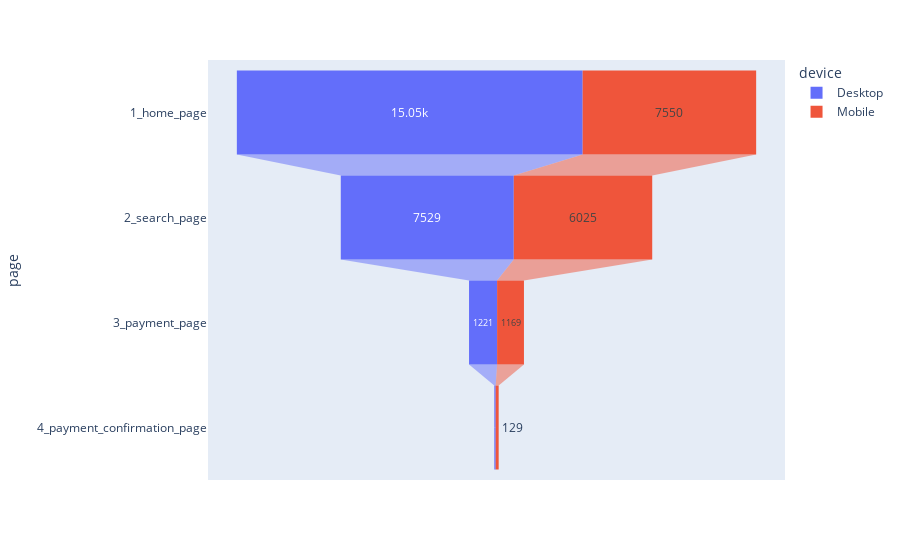
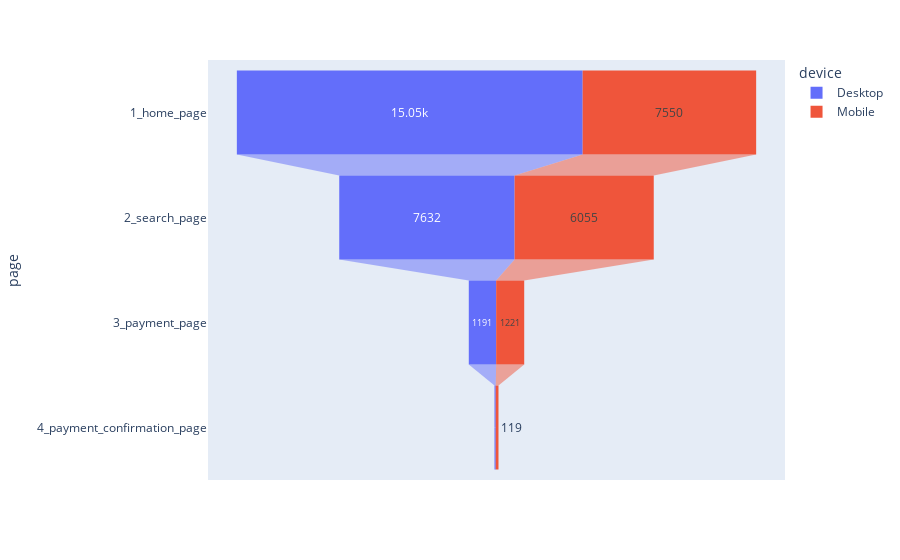
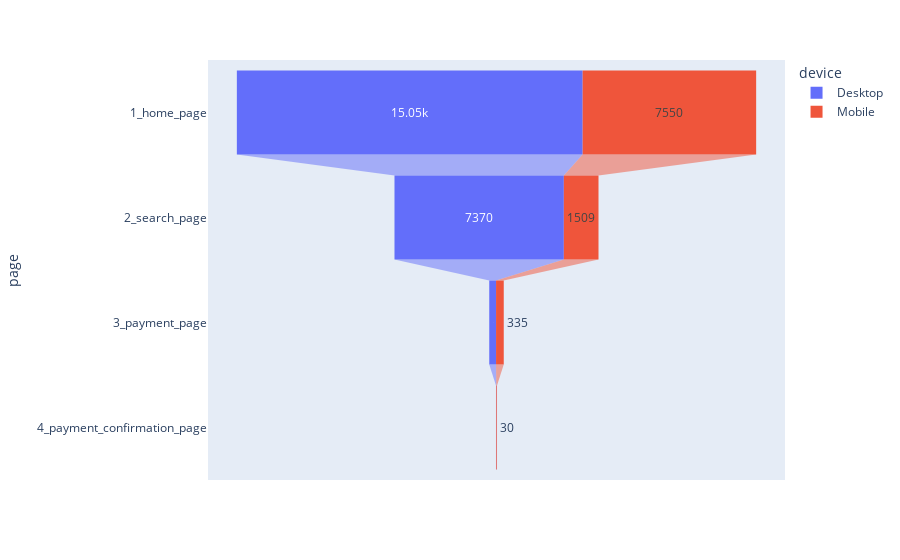
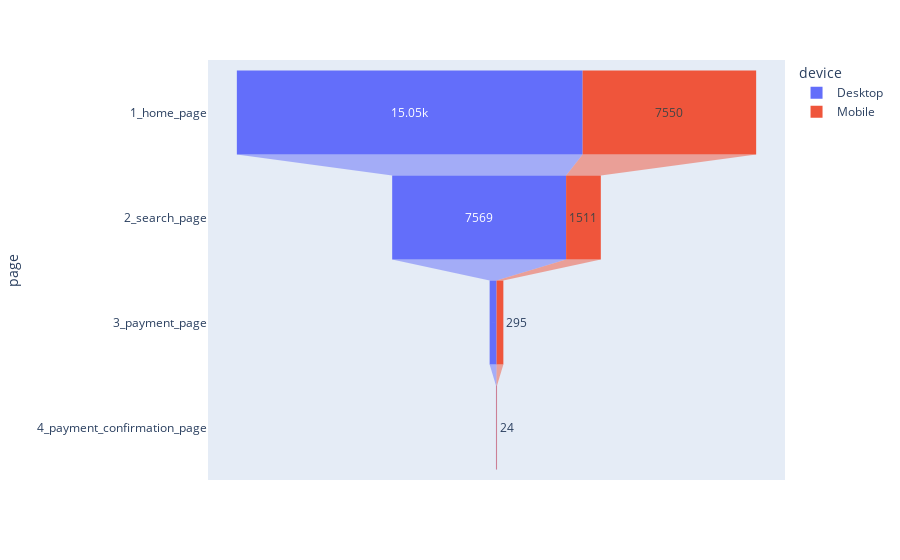

Source (notebook cell) for these figures, in order:
### Code cell
from csv import reader as reader
from sys import path as path
import plotly.express as px
import pandas as pd

path = path[0]


def get_data():
    with open(path + '/click_stream3.csv', 'r') as csv_file:
        csv_reader = reader(csv_file)
        data = []
        for row in csv_reader:
            data.append(list(row))

    dict_keys = [[], [], [], [], []]
    for i in range(len(data)):
        data[i][2] = data[i][2][:7]
        for j in range(len(data[0])):
            dict_keys[j].append(data[i][j])

    for i, item in enumerate(dict_keys):
        dict_keys[i] = sorted(list(set(item)))

    dict_keys = dict_keys[1:]
    return data, dict_keys


def count_clicks(*args):
    count = 0
    list_check = list(args[:1])
    colums = list(args[1:])
    for i in range(len(list_check[0])):
        count2 = 0
        for arg in range(len(colums)):
            if colums[arg] in list_check[0][i]:
                count2 += 1
        if count2 == len(colums):
            count += 1
    return count


# для удобства:
# dict_keys[0] - страница ('1_home_page', '2_search_page', '3_payment_page', '4_payment_confirmation_page')
# dict_keys[1] - месяц ('2015-01', '2015-02', '2015-03', '2015-04')
# dict_keys[2] - устройство ('Desktop', 'Mobile')
# dict_keys[3] - пол ('Female', 'Male')

def set_data():
    temp_list = get_data()
    data = temp_list[0]
    dict_keys = temp_list[1]
    pages = dict_keys[0]
   

    for i in range(4):
        number1 = []
        number2 = []
        for j in range(4):
            number1.append(count_clicks(data, dict_keys[0][j], dict_keys[2][0], dict_keys[1][i]))
            number2.append(count_clicks(data, dict_keys[0][j], dict_keys[2][1], dict_keys[1][i]))
        

        desktop = pd.DataFrame(dict(number=number1, page=pages))
        desktop['device'] = 'Desktop'
        mobile = pd.DataFrame(dict(number=number2, page=pages))
        mobile['device'] = 'Mobile'
        device = pd.concat([desktop, mobile], axis=0)
        fig = px.funnel(device, x='number', y="page", color='device')
        fig.show()


set_data()

### Figure 1 — Plotly figure (JSON) as saved in the notebook; plotly's stock layout.template omitted (floating-point values rounded to 4 significant figures)
{"data": [{"hovertemplate": "device=Desktop<br>number=%{x}<br>page=%{y}<extra></extra>", "legendgroup": "Desktop", "marker": {"color": "#636efa"}, "name": "Desktop", "orientation": "h", "showlegend": true, "type": "funnel", "x": [15050, 7529, 1221, 60], "xaxis": "x", "y": ["1_home_page", "2_search_page", "3_payment_page", "4_payment_confirmation_page"], "yaxis": "y"}, {"hovertemplate": "device=Mobile<br>number=%{x}<br>page=%{y}<extra></extra>", "legendgroup": "Mobile", "marker": {"color": "#EF553B"}, "name": "Mobile", "orientation": "h", "showlegend": true, "type": "funnel", "x": [7550, 6025, 1169, 129], "xaxis": "x", "y": ["1_home_page", "2_search_page", "3_payment_page", "4_payment_confirmation_page"], "yaxis": "y"}], "layout": {"legend": {"title": {"text": "device"}, "tracegroupgap": 0}, "margin": {"t": 60}, "xaxis": {"anchor": "y", "domain": [0, 1], "title": {"text": "number"}}, "yaxis": {"anchor": "x", "domain": [0, 1], "title": {"text": "page"}}}}

### Figure 2 — Plotly figure (JSON) as saved in the notebook; plotly's stock layout.template omitted (floating-point values rounded to 4 significant figures)
{"data": [{"hovertemplate": "device=Desktop<br>number=%{x}<br>page=%{y}<extra></extra>", "legendgroup": "Desktop", "marker": {"color": "#636efa"}, "name": "Desktop", "orientation": "h", "showlegend": true, "type": "funnel", "x": [15050, 7632, 1191, 54], "xaxis": "x", "y": ["1_home_page", "2_search_page", "3_payment_page", "4_payment_confirmation_page"], "yaxis": "y"}, {"hovertemplate": "device=Mobile<br>number=%{x}<br>page=%{y}<extra></extra>", "legendgroup": "Mobile", "marker": {"color": "#EF553B"}, "name": "Mobile", "orientation": "h", "showlegend": true, "type": "funnel", "x": [7550, 6055, 1221, 119], "xaxis": "x", "y": ["1_home_page", "2_search_page", "3_payment_page", "4_payment_confirmation_page"], "yaxis": "y"}], "layout": {"legend": {"title": {"text": "device"}, "tracegroupgap": 0}, "margin": {"t": 60}, "xaxis": {"anchor": "y", "domain": [0, 1], "title": {"text": "number"}}, "yaxis": {"anchor": "x", "domain": [0, 1], "title": {"text": "page"}}}}

### Figure 3 — Plotly figure (JSON) as saved in the notebook; plotly's stock layout.template omitted (floating-point values rounded to 4 significant figures)
{"data": [{"hovertemplate": "device=Desktop<br>number=%{x}<br>page=%{y}<extra></extra>", "legendgroup": "Desktop", "marker": {"color": "#636efa"}, "name": "Desktop", "orientation": "h", "showlegend": true, "type": "funnel", "x": [15050, 7370, 296, 14], "xaxis": "x", "y": ["1_home_page", "2_search_page", "3_payment_page", "4_payment_confirmation_page"], "yaxis": "y"}, {"hovertemplate": "device=Mobile<br>number=%{x}<br>page=%{y}<extra></extra>", "legendgroup": "Mobile", "marker": {"color": "#EF553B"}, "name": "Mobile", "orientation": "h", "showlegend": true, "type": "funnel", "x": [7550, 1509, 335, 30], "xaxis": "x", "y": ["1_home_page", "2_search_page", "3_payment_page", "4_payment_confirmation_page"], "yaxis": "y"}], "layout": {"legend": {"title": {"text": "device"}, "tracegroupgap": 0}, "margin": {"t": 60}, "xaxis": {"anchor": "y", "domain": [0, 1], "title": {"text": "number"}}, "yaxis": {"anchor": "x", "domain": [0, 1], "title": {"text": "page"}}}}

### Figure 4 — Plotly figure (JSON) as saved in the notebook; plotly's stock layout.template omitted (floating-point values rounded to 4 significant figures)
{"data": [{"hovertemplate": "device=Desktop<br>number=%{x}<br>page=%{y}<extra></extra>", "legendgroup": "Desktop", "marker": {"color": "#636efa"}, "name": "Desktop", "orientation": "h", "showlegend": true, "type": "funnel", "x": [15050, 7569, 302, 22], "xaxis": "x", "y": ["1_home_page", "2_search_page", "3_payment_page", "4_payment_confirmation_page"], "yaxis": "y"}, {"hovertemplate": "device=Mobile<br>number=%{x}<br>page=%{y}<extra></extra>", "legendgroup": "Mobile", "marker": {"color": "#EF553B"}, "name": "Mobile", "orientation": "h", "showlegend": true, "type": "funnel", "x": [7550, 1511, 295, 24], "xaxis": "x", "y": ["1_home_page", "2_search_page", "3_payment_page", "4_payment_confirmation_page"], "yaxis": "y"}], "layout": {"legend": {"title": {"text": "device"}, "tracegroupgap": 0}, "margin": {"t": 60}, "xaxis": {"anchor": "y", "domain": [0, 1], "title": {"text": "number"}}, "yaxis": {"anchor": "x", "domain": [0, 1], "title": {"text": "page"}}}}
